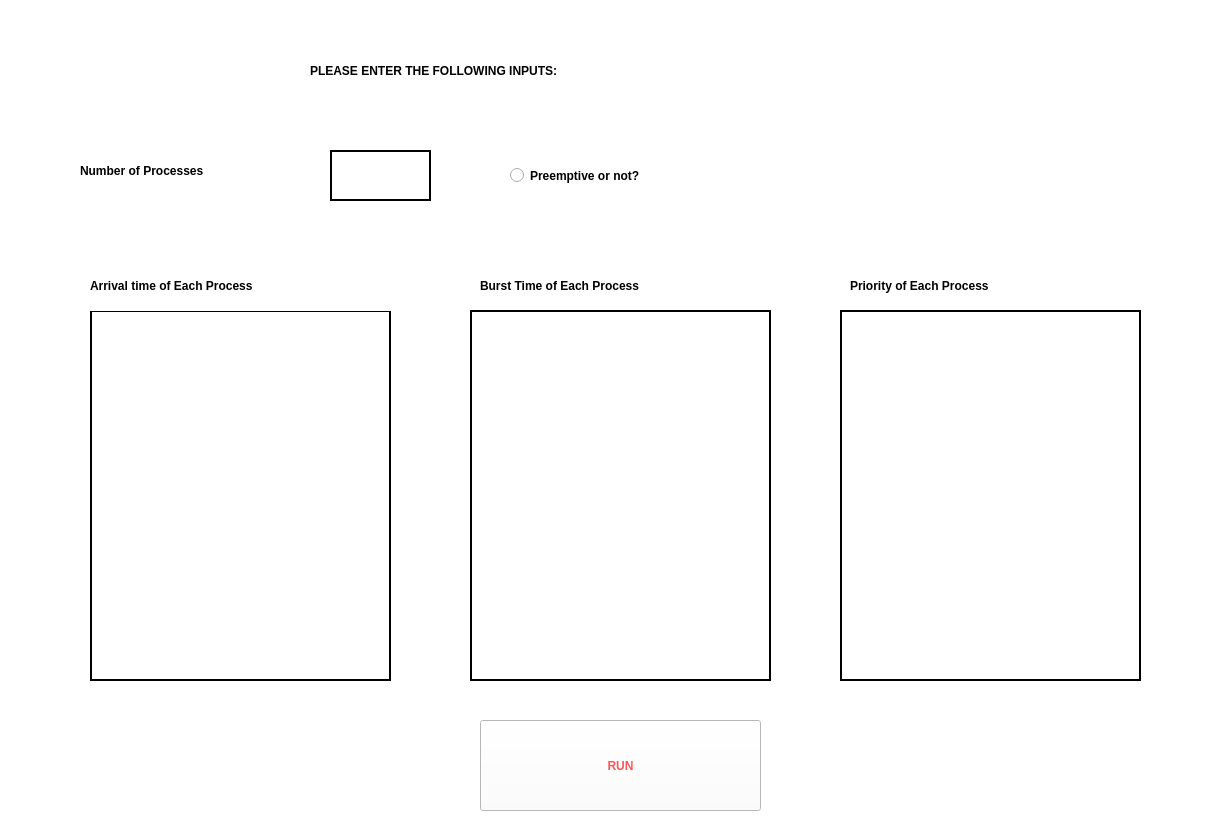
<?xml version="1.0" encoding="UTF-8"?>
<ui version="4.0">
 <class>MainWindow</class>
 <widget class="QMainWindow" name="MainWindow">
  <property name="geometry">
   <rect>
    <x>0</x>
    <y>0</y>
    <width>1207</width>
    <height>839</height>
   </rect>
  </property>
  <property name="windowTitle">
   <string>CPU Job Scheduler</string>
  </property>
  <property name="windowIcon">
   <iconset>
    <normaloff>scheduler (1).png</normaloff>scheduler (1).png</iconset>
  </property>
  <property name="autoFillBackground">
   <bool>false</bool>
  </property>
  <property name="styleSheet">
   <string notr="true">background-color: white;</string>
  </property>
  <widget class="QWidget" name="centralwidget">
   <widget class="QPlainTextEdit" name="plainTextEdit">
    <property name="geometry">
     <rect>
      <x>330</x>
      <y>150</y>
      <width>101</width>
      <height>51</height>
     </rect>
    </property>
    <property name="styleSheet">
     <string notr="true">border: 2px  solid black;  font: 55 20pt</string>
    </property>
    <property name="verticalScrollBarPolicy">
     <enum>Qt::ScrollBarAlwaysOff</enum>
    </property>
    <property name="plainText">
     <string/>
    </property>
   </widget>
   <widget class="QPlainTextEdit" name="plainTextEdit_4">
    <property name="geometry">
     <rect>
      <x>90</x>
      <y>310</y>
      <width>301</width>
      <height>371</height>
     </rect>
    </property>
    <property name="styleSheet">
     <string notr="true">border: 2px  solid black;  font: 55 20pt</string>
    </property>
    <property name="plainText">
     <string/>
    </property>
   </widget>
   <widget class="QLabel" name="label_4">
    <property name="geometry">
     <rect>
      <x>480</x>
      <y>240</y>
      <width>301</width>
      <height>91</height>
     </rect>
    </property>
    <property name="autoFillBackground">
     <bool>false</bool>
    </property>
    <property name="styleSheet">
     <string notr="true">font: 12pt &quot;Montserrat&quot;; color: black; font-weight: bold;</string>
    </property>
    <property name="text">
     <string>Burst Time of Each Process</string>
    </property>
   </widget>
   <widget class="QPlainTextEdit" name="plainTextEdit_3">
    <property name="geometry">
     <rect>
      <x>470</x>
      <y>310</y>
      <width>301</width>
      <height>371</height>
     </rect>
    </property>
    <property name="styleSheet">
     <string notr="true">border: 2px  solid black; font: 75 20pt</string>
    </property>
    <property name="plainText">
     <string/>
    </property>
    <property name="overwriteMode">
     <bool>false</bool>
    </property>
   </widget>
   <widget class="QToolButton" name="toolButton_6">
    <property name="geometry">
     <rect>
      <x>480</x>
      <y>720</y>
      <width>281</width>
      <height>91</height>
     </rect>
    </property>
    <property name="styleSheet">
     <string notr="true">font: 14pt &quot;Montserrat&quot;;  font-weight: bold; color:#FF5757;  font-size: 14;</string>
    </property>
    <property name="text">
     <string>RUN</string>
    </property>
   </widget>
   <widget class="QLabel" name="label_3">
    <property name="geometry">
     <rect>
      <x>90</x>
      <y>260</y>
      <width>341</width>
      <height>51</height>
     </rect>
    </property>
    <property name="layoutDirection">
     <enum>Qt::RightToLeft</enum>
    </property>
    <property name="autoFillBackground">
     <bool>false</bool>
    </property>
    <property name="styleSheet">
     <string notr="true">font: 12pt &quot;Montserrat&quot;; color: black; font-weight: bold;</string>
    </property>
    <property name="text">
     <string>Arrival time of Each Process</string>
    </property>
   </widget>
   <widget class="QLabel" name="label_5">
    <property name="geometry">
     <rect>
      <x>80</x>
      <y>120</y>
      <width>231</width>
      <height>101</height>
     </rect>
    </property>
    <property name="autoFillBackground">
     <bool>false</bool>
    </property>
    <property name="styleSheet">
     <string notr="true">font: 12pt &quot;Montserrat&quot;; color: black; font-weight: bold;</string>
    </property>
    <property name="text">
     <string>Number of Processes</string>
    </property>
   </widget>
   <widget class="QLabel" name="label">
    <property name="geometry">
     <rect>
      <x>310</x>
      <y>20</y>
      <width>651</width>
      <height>101</height>
     </rect>
    </property>
    <property name="layoutDirection">
     <enum>Qt::RightToLeft</enum>
    </property>
    <property name="autoFillBackground">
     <bool>false</bool>
    </property>
    <property name="styleSheet">
     <string notr="true">font: 16pt &quot;Montserrat&quot;; color: black ; font-weight: bold;
 font-weight:bold;</string>
    </property>
    <property name="text">
     <string>PLEASE ENTER THE FOLLOWING INPUTS:</string>
    </property>
   </widget>
   <widget class="QLabel" name="label_6">
    <property name="geometry">
     <rect>
      <x>850</x>
      <y>270</y>
      <width>411</width>
      <height>31</height>
     </rect>
    </property>
    <property name="autoFillBackground">
     <bool>false</bool>
    </property>
    <property name="styleSheet">
     <string notr="true">font: 12pt &quot;Montserrat&quot;; color: black; font-weight: bold;</string>
    </property>
    <property name="text">
     <string>Priority of Each Process</string>
    </property>
   </widget>
   <widget class="QPlainTextEdit" name="plainTextEdit_5">
    <property name="geometry">
     <rect>
      <x>840</x>
      <y>310</y>
      <width>301</width>
      <height>371</height>
     </rect>
    </property>
    <property name="styleSheet">
     <string notr="true">border: 2px  solid black; font: 75 20pt</string>
    </property>
    <property name="plainText">
     <string/>
    </property>
    <property name="overwriteMode">
     <bool>false</bool>
    </property>
   </widget>
   <widget class="QRadioButton" name="radioButton">
    <property name="geometry">
     <rect>
      <x>510</x>
      <y>160</y>
      <width>301</width>
      <height>31</height>
     </rect>
    </property>
    <property name="styleSheet">
     <string notr="true">
font: 12pt &quot;Montserrat&quot;; font-weight: bold; color: black;</string>
    </property>
    <property name="text">
     <string>Preemptive or not?</string>
    </property>
   </widget>
  </widget>
  <widget class="QStatusBar" name="statusbar"/>
 </widget>
 <resources/>
 <connections/>
</ui>
